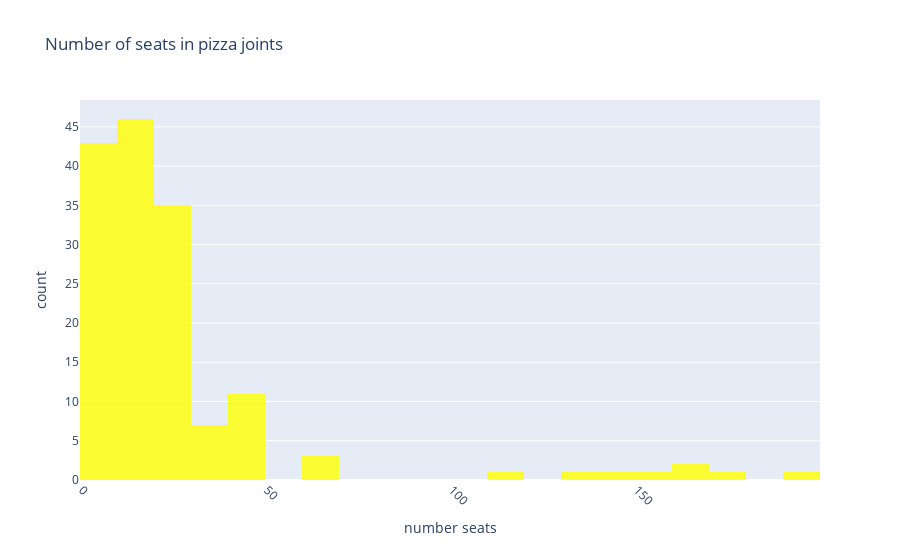

Notebook code for this chart:
### Code cell
fig = px.histogram(pizza, x= 'number',
             title='Number of seats in pizza joints',
                   labels={'number':'number seats'}, # can specify one label per df column
                   opacity=0.8,
            color_discrete_sequence=['yellow'] # color of histogram bars
            )
fig.update_xaxes(tickangle=45)
fig.show()

### Figure 1 — Plotly figure (JSON) as saved in the notebook; plotly's stock layout.template omitted (floating-point values rounded to 4 significant figures; data arrays with more than 128 entries replaced by an {"elided": "..."} marker saying what was removed)
{"data": [{"alignmentgroup": "True", "bingroup": "x", "hovertemplate": "number seats=%{x}<br>count=%{y}<extra></extra>", "legendgroup": "", "marker": {"color": "yellow", "opacity": 0.8}, "name": "", "offsetgroup": "", "orientation": "v", "showlegend": false, "type": "histogram", "x": {"elided": "153 int values"}, "xaxis": "x", "yaxis": "y"}], "layout": {"barmode": "relative", "legend": {"tracegroupgap": 0}, "title": {"text": "Number of seats in pizza joints"}, "xaxis": {"anchor": "y", "domain": [0, 1], "tickangle": 45, "title": {"text": "number seats"}}, "yaxis": {"anchor": "x", "domain": [0, 1], "title": {"text": "count"}}}}
